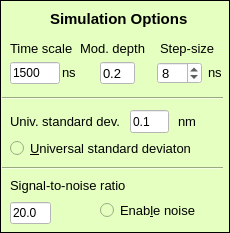
     <widget class="QFrame" name="frame_2">
      <property name="sizePolicy">
       <sizepolicy hsizetype="Fixed" vsizetype="Preferred">
        <horstretch>0</horstretch>
        <verstretch>0</verstretch>
       </sizepolicy>
      </property>
      <property name="minimumSize">
       <size>
        <width>230</width>
        <height>228</height>
       </size>
      </property>
      <property name="maximumSize">
       <size>
        <width>230</width>
        <height>300</height>
       </size>
      </property>
      <property name="styleSheet">
       <string notr="true">background-color: rgb(229, 255, 192);</string>
      </property>
      <property name="frameShape">
       <enum>QFrame::Box</enum>
      </property>
      <property name="frameShadow">
       <enum>QFrame::Plain</enum>
      </property>
      <widget class="QLabel" name="labeldistances_13">
       <property name="geometry">
        <rect>
         <x>80</x>
         <y>40</y>
         <width>81</width>
         <height>17</height>
        </rect>
       </property>
       <property name="font">
        <font>
         <pointsize>10</pointsize>
        </font>
       </property>
       <property name="text">
        <string>Mod. depth</string>
       </property>
      </widget>
      <widget class="QLabel" name="labeldistances_18">
       <property name="geometry">
        <rect>
         <x>178</x>
         <y>113</y>
         <width>31</width>
         <height>16</height>
        </rect>
       </property>
       <property name="font">
        <font>
         <pointsize>10</pointsize>
        </font>
       </property>
       <property name="text">
        <string>nm</string>
       </property>
      </widget>
      <widget class="QLineEdit" name="Moddepthedit">
       <property name="geometry">
        <rect>
         <x>100</x>
         <y>62</y>
         <width>35</width>
         <height>22</height>
        </rect>
       </property>
       <property name="font">
        <font>
         <pointsize>10</pointsize>
        </font>
       </property>
       <property name="styleSheet">
        <string notr="true">background-color:rgb(255, 255, 255)</string>
       </property>
       <property name="text">
        <string>0.2</string>
       </property>
      </widget>
      <widget class="QLineEdit" name="Timescaleedit">
       <property name="geometry">
        <rect>
         <x>10</x>
         <y>62</y>
         <width>50</width>
         <height>22</height>
        </rect>
       </property>
       <property name="font">
        <font>
         <pointsize>9</pointsize>
        </font>
       </property>
       <property name="styleSheet">
        <string notr="true">background-color:rgb(255, 255, 255)</string>
       </property>
       <property name="text">
        <string>1500</string>
       </property>
       <property name="maxLength">
        <number>100000</number>
       </property>
      </widget>
      <widget class="QLabel" name="labeldistances_17">
       <property name="geometry">
        <rect>
         <x>10</x>
         <y>177</y>
         <width>131</width>
         <height>17</height>
        </rect>
       </property>
       <property name="font">
        <font>
         <pointsize>10</pointsize>
        </font>
       </property>
       <property name="text">
        <string>Signal-to-noise ratio</string>
       </property>
      </widget>
      <widget class="QLabel" name="labeldistances_9">
       <property name="geometry">
        <rect>
         <x>62</x>
         <y>64</y>
         <width>31</width>
         <height>16</height>
        </rect>
       </property>
       <property name="font">
        <font>
         <pointsize>10</pointsize>
        </font>
       </property>
       <property name="text">
        <string>ns</string>
       </property>
      </widget>
      <widget class="QLabel" name="labeldistances_10">
       <property name="geometry">
        <rect>
         <x>10</x>
         <y>40</y>
         <width>71</width>
         <height>17</height>
        </rect>
       </property>
       <property name="font">
        <font>
         <pointsize>10</pointsize>
        </font>
       </property>
       <property name="text">
        <string>Time scale</string>
       </property>
      </widget>
      <widget class="QSpinBox" name="Timescalebox">
       <property name="enabled">
        <bool>true</bool>
       </property>
       <property name="geometry">
        <rect>
         <x>157</x>
         <y>62</y>
         <width>45</width>
         <height>22</height>
        </rect>
       </property>
       <property name="font">
        <font>
         <pointsize>10</pointsize>
        </font>
       </property>
       <property name="styleSheet">
        <string notr="true">background-color:rgb(255, 255, 255)</string>
       </property>
       <property name="readOnly">
        <bool>false</bool>
       </property>
       <property name="minimum">
        <number>4</number>
       </property>
       <property name="maximum">
        <number>128</number>
       </property>
       <property name="singleStep">
        <number>4</number>
       </property>
       <property name="value">
        <number>8</number>
       </property>
      </widget>
      <widget class="QLineEdit" name="Sigmaedit">
       <property name="geometry">
        <rect>
         <x>130</x>
         <y>110</y>
         <width>39</width>
         <height>23</height>
        </rect>
       </property>
       <property name="font">
        <font>
         <pointsize>9</pointsize>
        </font>
       </property>
       <property name="styleSheet">
        <string notr="true">background-color:rgb(255, 255, 255)</string>
       </property>
       <property name="text">
        <string>0.1</string>
       </property>
      </widget>
      <widget class="QRadioButton" name="EnableNoiseButton">
       <property name="geometry">
        <rect>
         <x>100</x>
         <y>202</y>
         <width>111</width>
         <height>16</height>
        </rect>
       </property>
       <property name="font">
        <font>
         <pointsize>10</pointsize>
         <weight>50</weight>
         <bold>false</bold>
        </font>
       </property>
       <property name="text">
        <string>Enab&amp;le noise</string>
       </property>
       <property name="checkable">
        <bool>true</bool>
       </property>
       <property name="checked">
        <bool>false</bool>
       </property>
       <property name="autoExclusive">
        <bool>false</bool>
       </property>
      </widget>
      <widget class="QLabel" name="labeldistances_11">
       <property name="geometry">
        <rect>
         <x>50</x>
         <y>10</y>
         <width>151</width>
         <height>18</height>
        </rect>
       </property>
       <property name="font">
        <font>
         <pointsize>11</pointsize>
         <weight>75</weight>
         <bold>true</bold>
        </font>
       </property>
       <property name="layoutDirection">
        <enum>Qt::LeftToRight</enum>
       </property>
       <property name="text">
        <string>Simulation Options</string>
       </property>
      </widget>
      <widget class="QLabel" name="labeldistances_12">
       <property name="geometry">
        <rect>
         <x>10</x>
         <y>111</y>
         <width>111</width>
         <height>20</height>
        </rect>
       </property>
       <property name="font">
        <font>
         <pointsize>10</pointsize>
        </font>
       </property>
       <property name="text">
        <string>Univ. standard dev.</string>
       </property>
      </widget>
      <widget class="QLabel" name="labeldistances_8">
       <property name="geometry">
        <rect>
         <x>160</x>
         <y>40</y>
         <width>61</width>
         <height>17</height>
        </rect>
       </property>
       <property name="font">
        <font>
         <pointsize>10</pointsize>
        </font>
       </property>
       <property name="text">
        <string>Step-size</string>
       </property>
      </widget>
      <widget class="QLineEdit" name="SNR_edit">
       <property name="geometry">
        <rect>
         <x>10</x>
         <y>202</y>
         <width>41</width>
         <height>22</height>
        </rect>
       </property>
       <property name="font">
        <font>
         <pointsize>9</pointsize>
        </font>
       </property>
       <property name="styleSheet">
        <string notr="true">background-color:rgb(255, 255, 255)</string>
       </property>
       <property name="text">
        <string>20.0</string>
       </property>
      </widget>
      <widget class="QLabel" name="labeldistances_6">
       <property name="geometry">
        <rect>
         <x>208</x>
         <y>64</y>
         <width>16</width>
         <height>16</height>
        </rect>
       </property>
       <property name="font">
        <font>
         <pointsize>10</pointsize>
        </font>
       </property>
       <property name="text">
        <string>ns</string>
       </property>
      </widget>
      <widget class="QRadioButton" name="Universal_standard_dev_button">
       <property name="geometry">
        <rect>
         <x>10</x>
         <y>140</y>
         <width>191</width>
         <height>16</height>
        </rect>
       </property>
       <property name="font">
        <font>
         <pointsize>10</pointsize>
         <weight>50</weight>
         <bold>false</bold>
        </font>
       </property>
       <property name="text">
        <string>&amp;Universal standard deviaton</string>
       </property>
       <property name="checkable">
        <bool>true</bool>
       </property>
       <property name="checked">
        <bool>false</bool>
       </property>
       <property name="autoExclusive">
        <bool>false</bool>
       </property>
      </widget>
      <widget class="Line" name="line">
       <property name="geometry">
        <rect>
         <x>2</x>
         <y>90</y>
         <width>221</width>
         <height>16</height>
        </rect>
       </property>
       <property name="orientation">
        <enum>Qt::Horizontal</enum>
       </property>
      </widget>
      <widget class="Line" name="line_2">
       <property name="geometry">
        <rect>
         <x>2</x>
         <y>160</y>
         <width>221</width>
         <height>16</height>
        </rect>
       </property>
       <property name="orientation">
        <enum>Qt::Horizontal</enum>
       </property>
      </widget>
     </widget>
